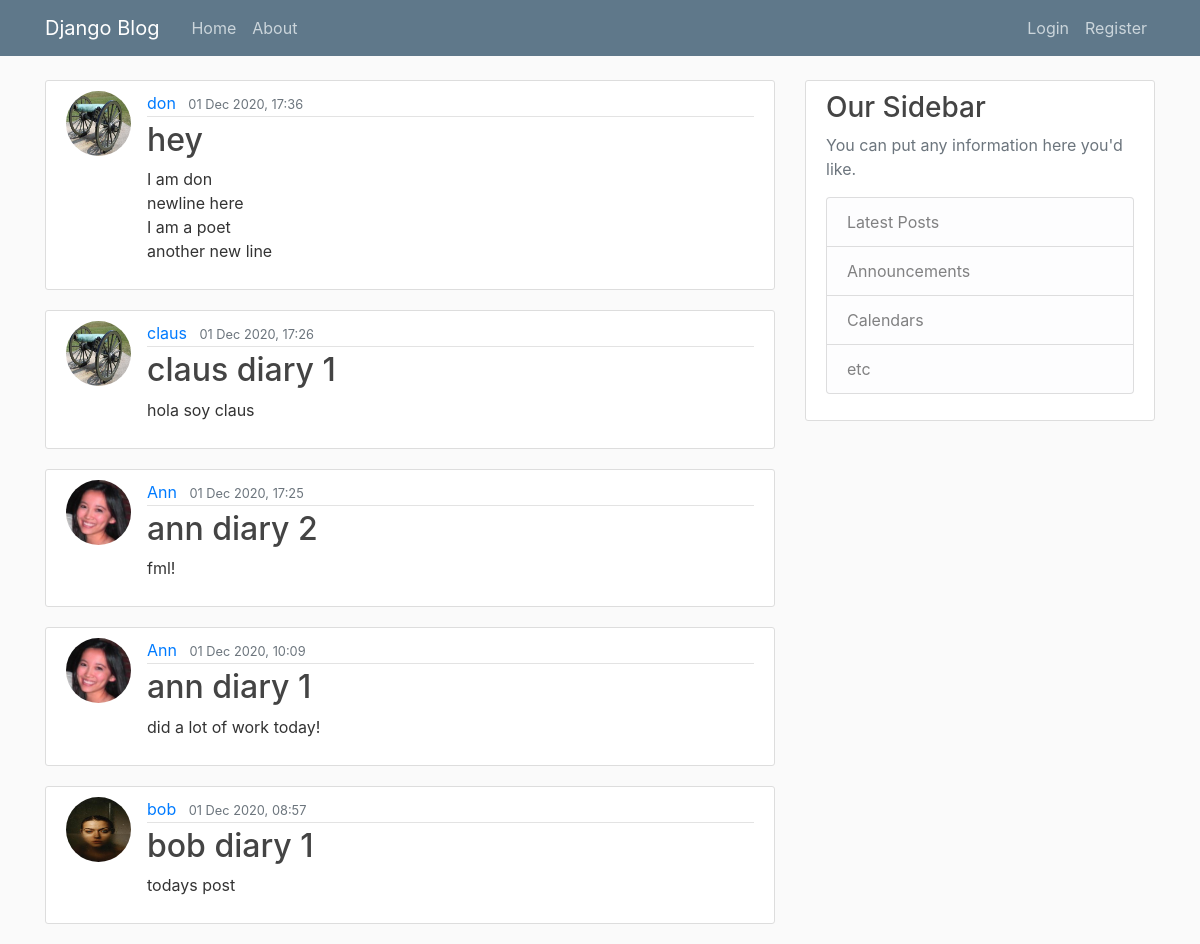
/blog/, run on an earlier commit of the app's database.
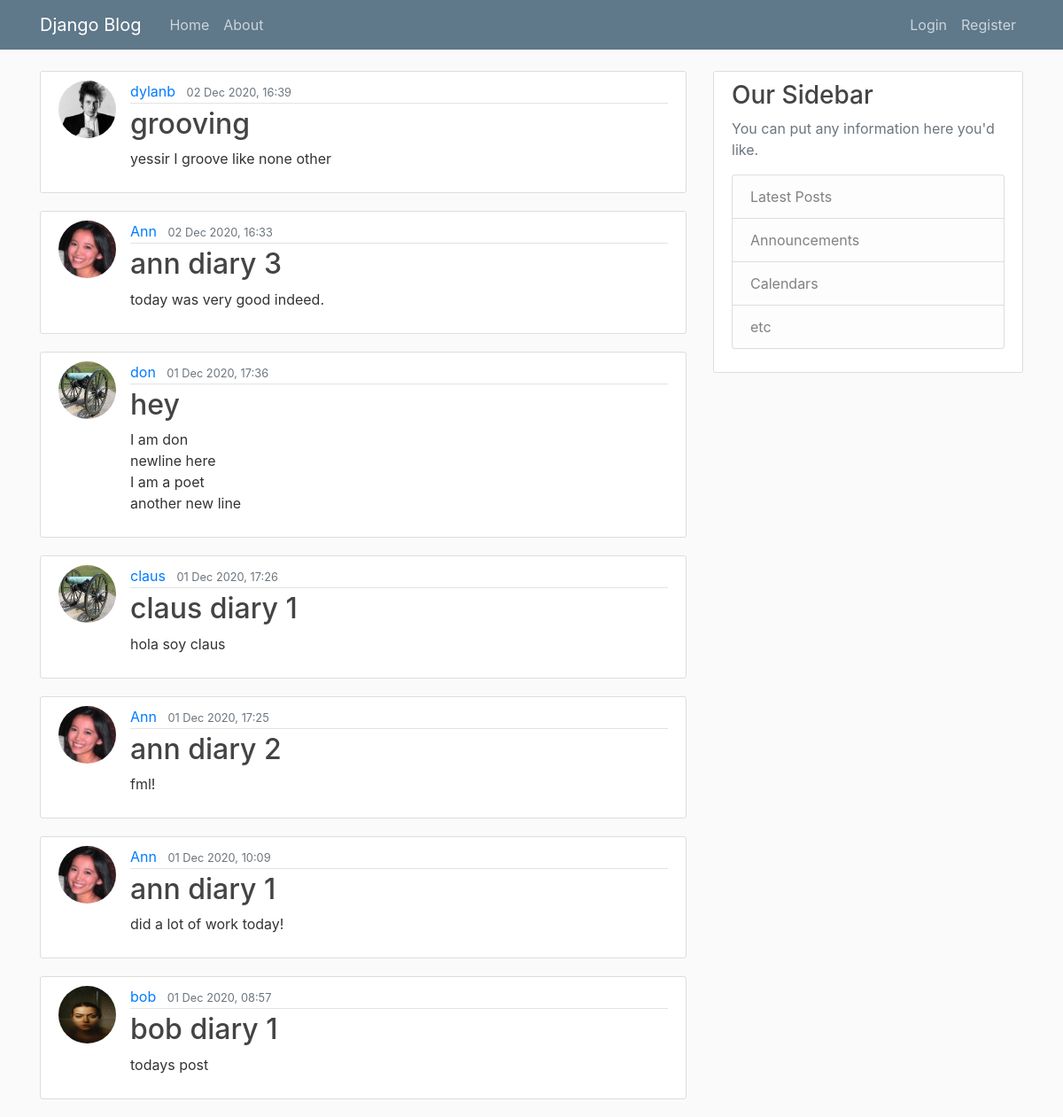
And on a later commit of the database.
### blogTutorial/models.py (models this page shows, shortened)
class Post(models.Model):
    title = models.CharField(max_length=100)
    content = models.TextField()
    date_posted = models.DateTimeField(default=timezone.now)
    author = models.ForeignKey(User, on_delete=models.CASCADE)

### users/models.py (models this page shows, shortened)
class Profile(models.Model):
    user = models.OneToOneField(User, on_delete=models.CASCADE)
    image = models.ImageField(default='default.jpg', upload_to='profile_pics')

### blogTutorial/views.py (the view)
# urls.py: path('', views.PostListView.as_view(), name='blog_home'),  # host/blog
class PostListView(ListView):
    model = Post
    ordering = ['-date_posted']
    template_name = 'blogTutorial/home.html'
    context_object_name = 'posts'

### blogTutorial/templates/blogTutorial/home.html
{% extends 'blogTutorial/base.html' %}
{% block content %}
    {% for post in posts %}
        <article class="media content-section">
            <img class="rounded-circle article-img" src="{{ post.author.profile.image.url }}">
            <div class="media-body">
                <div class="article-metadata">
                    <a class="mr-2" href="#">{{ post.author }}</a>
                    <small class="text-muted">{{ post.date_posted|date:'d M Y, H:i' }}</small>
                </div>
                <h2><a class="article-title" href="{% url 'blogTutorial:post-detail' post.id %}">{{ post.title }}</a></h2>
                <p class="article-content">{{ post.content }}</p>
            </div>
        </article>
    {% endfor %}
{% endblock content %}

What changed in the data, as far as the page shows it:
added Post: author.profile.image (picture), author "dylanb", date_posted "02 Dec 2020, 16:39", title "grooving", content "yessir I groove like none other"
added Post: author.profile.image (picture), author "Ann", date_posted "02 Dec 2020, 16:33", title "ann diary 3", content "today was very good indeed."
